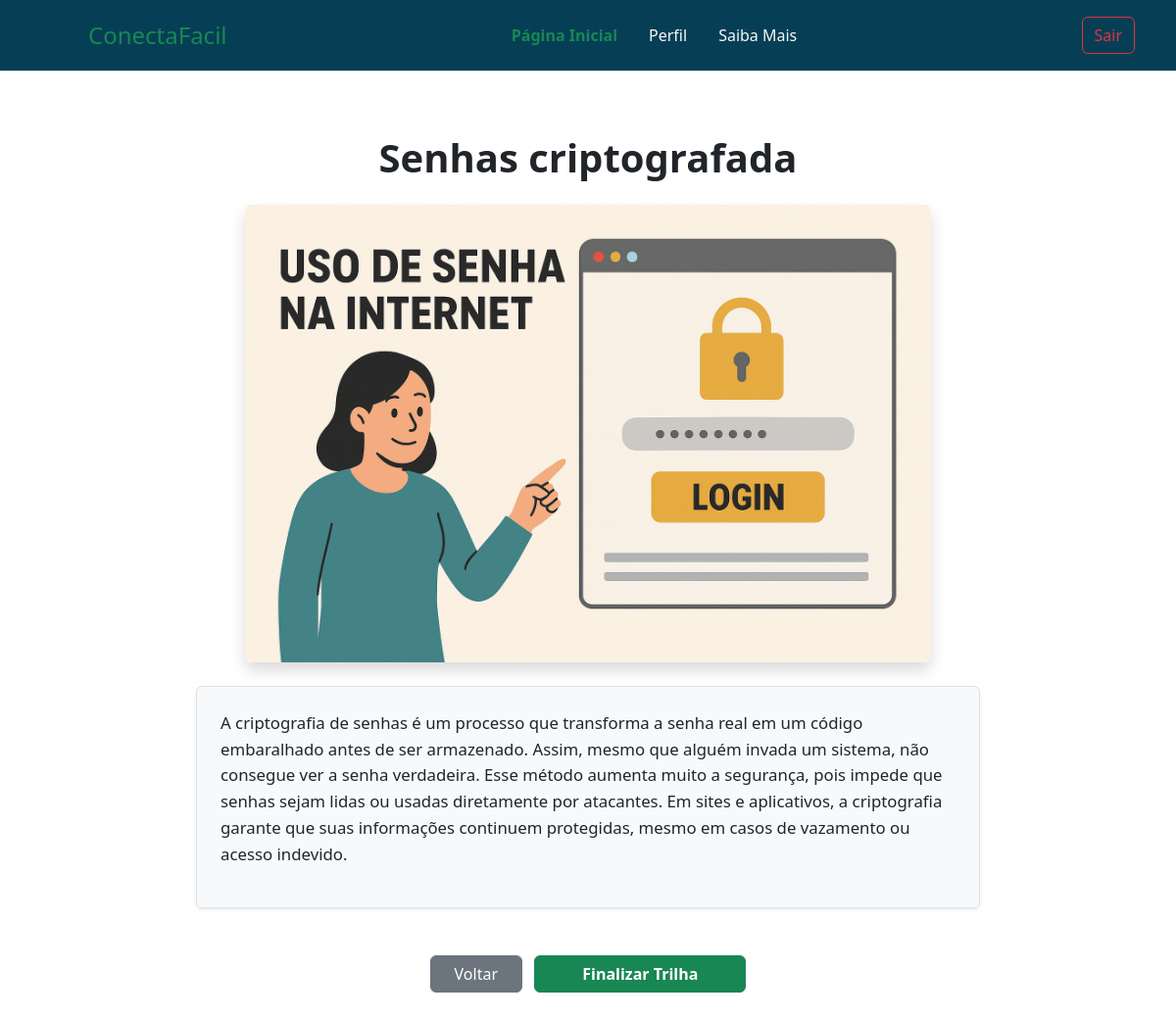
/mestre/aula/2/, run on the app's committed database.
### mestre/models.py (models this page shows, shortened)
class Aula(models.Model):
    trilha = models.CharField(max_length=100)
    titulo = models.CharField(max_length=150)
    conteudo = models.TextField()
    imagem = models.CharField(
        max_length=200,
        help_text="Ex: mestre/img/aula1.png"
    )

### mestre/views.py (the view)
# urls.py: path("aula/<int:aula_id>/", views.aularender, name="aularender"),
def aularender(request, aula_id):
    aula = get_object_or_404(Aula, id=aula_id)
    if request.user.is_authenticated:
        Progresso.objects.get_or_create(
            usuario=request.user,
            aula=aula
        )
    aula_anterior = Aula.objects.filter(
        trilha=aula.trilha,
        id__lt=aula.id
    ).order_by('-id').first()
    proxima_aula = Aula.objects.filter(
        trilha=aula.trilha,
        id__gt=aula.id
    ).order_by('id').first()
    return render(request, "mestre/aularender.html", {
        "aula": aula,
        "aula_anterior": aula_anterior,
        "proxima_aula": proxima_aula
    })

### mestre/templates/mestre/aularender.html (shortened to what this page needs)
{% load static %}
<!DOCTYPE html>
<html lang="pt-br">
<head>
  <link href="https://cdn.jsdelivr.net/npm/bootstrap@5.3.2/dist/css/bootstrap.min.css" rel="stylesheet">
</head>
<body>
<header class="p-3 mb-3 border-bottom" style="background-color:#063F55;" role="banner">
  <div class="container">
    <div class="d-flex flex-wrap align-items-center justify-content-center justify-content-lg-start" role="navigation" aria-label="Pagina inicial">
        <a href="/" class="d-flex align-items-center mb-2 mb-lg-0 link-body-emphasis text-decoration-none"> <svg class="bi me-2"
            width="40" height="32" role="img" aria-label="Bootstrap">
            <use xlink:href="#bootstrap"></use>
          </svg> </a>
        <a href="{% url 'index' %}" class="nav-link fs-4 text-success mb-3 mb-md-0 me-md-auto text-decoration-none"aria-label="Logo">
          ConectaFacil
        </a>
        <ul class="nav col-12 col-lg-auto me-lg-auto mb-2 justify-content-center mb-md-0">
          <li><a class="nav-link text-success fw-bold" href="{% url 'inicio' %}">Página Inicial</a></li>
          <li><a class="nav-link text-light" href="{% url 'edita_usuario' %}">Perfil</a></li>
          <li><a class="nav-link text-light" href="{% url 'saibamais' %}">Saiba Mais</a></li>
        </ul>
    <a class="btn btn-outline-danger" href="{% url 'logout' %}">Sair</a>
      </div>
    </div>
  </header>
<section class="container py-5">
  <h1 class="fw-bold text-center mb-4">
{{ aula.titulo }}
  </h1>
  <div class="text-center mb-4">
    {% if aula.imagem %}
  <img src="{% static aula.imagem %}"
       class="img-fluid rounded shadow"
       style="max-width: 700px;"
       alt="Imagem da aula">
{% endif %}
  </div>
  <div class="p-4 border rounded shadow-sm bg-light mx-auto"
       style="max-width: 800px;">
    <p style="font-size: 1.05rem; line-height: 1.6;">
{{ aula.conteudo }}
    </p>
  </div>
  <div class="text-center mt-5">
  {% if aula_anterior %}
    <a href="{% url 'aularender' aula_anterior.id %}"
       class="btn btn-secondary px-4 me-2">
      Voltar
    </a>
  {% endif %}
{% if proxima_aula %}
  <a href="{% url 'aularender' proxima_aula.id %}" class="btn btn-success px-5 fw-bold">
    Próxima Aula
  </a>
{% else %}
  <a href="{% url 'avaliacao_final' aula.trilha %}" class="btn btn-success px-5 fw-bold">
    Finalizar Trilha
  </a>
{% endif %}
</div>
</section>
</body>
</html>

### data on the page
Aula: titulo "Senhas criptografada", conteudo "A criptografia de senhas é um processo que transforma a senha real em um código embaralhado antes de ser armazenado. Assim, mesmo que alguém invada um sistema, não consegue ver a senha verdadeira. Esse método aumenta muito a segurança, pois impede que senhas sejam lidas ou usadas diretamente por atacantes. Em sites e aplicativos, a criptografia garante que suas informações continuem protegidas, mesmo em casos de vazamento ou acesso indevido."
